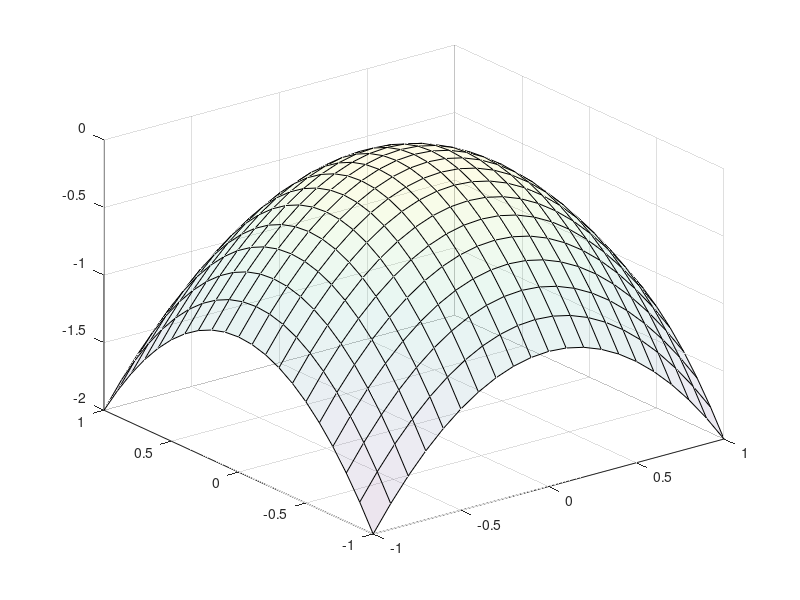

MATLAB code for this plot: (Note: this script raises an error after producing the figure.)
% Parameters
OutputFilePath = './x2y2.pts' ;
[X,Y] = meshgrid( -1:.1:1, -1:.1:1 ) ; % Evaluation the grid
Z = -X.^2+-Y.^2 ; % Function to apply
% Z = 3*(1-X).^2.*exp(-(X.^2) - (Y+1).^2) ...
%    - 10*(X/5 - X.^3 - Y.^5).*exp(-X.^2-Y.^2) ...
%    - 1/3*exp(-(X+1).^2 - Y.^2); % peaks
NoiseLevel = 0.5 ;

% RotationAngles = [ 5 5 10 ] ;
% Translation = [ 10 5 -3 ] ;
RotationAngles = [ 0 50 25 ] ;
Translation = [ 0 0 10 ] ;

%% Script

% Display the perfect surface
figure(1) ; clf ;
surf( X, Y, Z, 'FaceAlpha', 0.1 ) ;

% Sort points so first point is the middle one
xs = X(:) ;
ys = Y(:) ;
zs = Z(:) ;

midInd = round( numel( xs ) / 2 ) ;

aux = xs( midInd ) ; xs( midInd ) = xs( 1 ) ; xs( 1 ) = aux ;
aux = ys( midInd ) ; ys( midInd ) = ys( 1 ) ; ys( 1 ) = aux ;
aux = zs( midInd ) ; zs( midInd ) = zs( 1 ) ; zs( 1 ) = aux ;

% Add noise
if NoiseLevel > 0,
  noiseX = NoiseLevel .* rand( numel(xs), 1 ) ;
  noiseY = NoiseLevel .* rand( numel(ys), 1 ) ;
  noiseZ = NoiseLevel .* rand( numel(zs), 1 ) ;
  xs = xs + noiseX ;
  ys = ys + noiseY ;
  zs = zs + noiseZ ;
end


% Apply rotation and translation
xs = xs + Translation(1) ;
ys = ys + Translation(2) ;
zs = zs + Translation(3) ;

RotationMatrix = MobileRPY2RotMat( RotationAngles( 1 ), RotationAngles( 2 ), RotationAngles( 3 ) ) ;
RotatedPts = RotationMatrix * [ xs'; ys'; zs' ] ;

xs = RotatedPts( 1, : )' ;
ys = RotatedPts( 2, : )' ;
zs = RotatedPts( 3, : )' ;

% Save the results on file
fid = fopen( OutputFilePath, 'w' ) ;
for i = 1 : numel( xs ),
   fprintf( fid, '%g %g %g\n', xs(i), ys(i), zs(i) ) ;
end
fclose( fid ) ;

% Show the noisy pointset
% figure(2) ; clf ;
hold on ;
plot3( xs, ys, zs, '.' ) ;
hold on; plot3( xs(1), ys(1), zs(1), 'xr' ) ;

[ minBB maxBB ] = GetAABB( [xs ys zs ] ) ;
